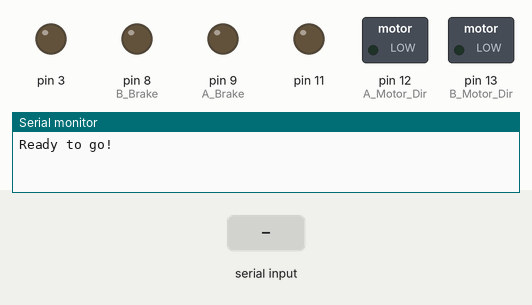
Simulated run of this sketch. Board: Arduino Uno, built with avr-gcc and run on an emulated ATmega328P. On the bench: switched loads named in the sketch (green lamp = pin HIGH), output pins drawn as LEDs (lit = HIGH), the last lines printed to the serial monitor. The inputs (shaded band) are chosen by the test bench.

Above: at 1.2 s.
1.3 s: "w" received over Serial
At 2.0 s:
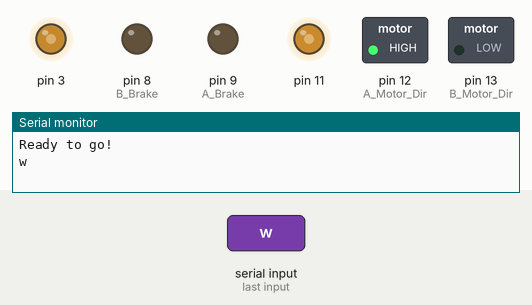
2.8 s: "a" received over Serial
At 3.2 s:
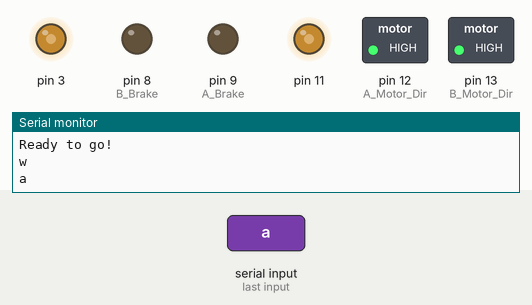
4.3 s: "d" received over Serial
At 5.5 s:
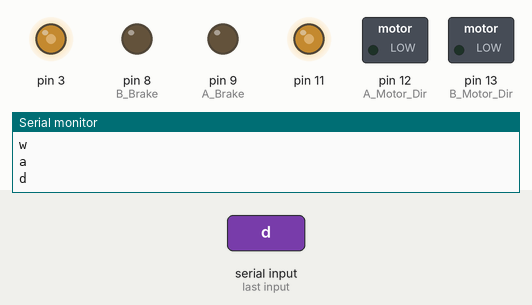
5.8 s: "s" received over Serial
At 6.7 s:
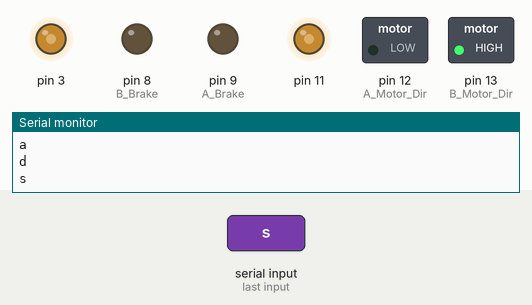
7.3 s: "k" received over Serial
At 7.8 s:
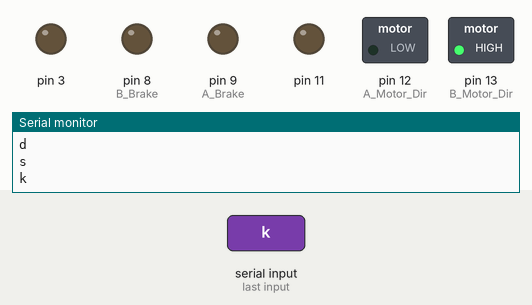
Timing chart, 0 to 9.8 s (numbered marks = the images above; inputs shaded):
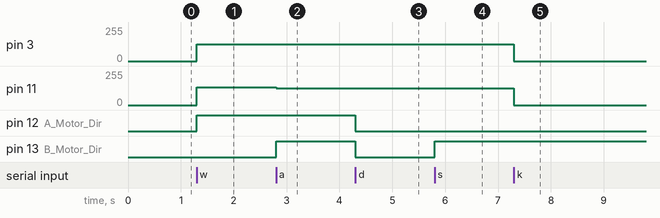

Measured:
- after the input at 1.3 s, pin 3: 0/255 → 125/255 at once; pin 11: 0/255 → 135/255 at once; pin 12 (A_Motor_Dir): LOW → HIGH at once
- after the input at 2.8 s, pin 11: 135/255 → 125/255 at once; pin 13 (B_Motor_Dir): LOW → HIGH at once
- after the input at 4.3 s, pin 12 (A_Motor_Dir), pin 13 (B_Motor_Dir): HIGH → LOW at once
- after the input at 5.8 s, pin 13 (B_Motor_Dir): LOW → HIGH at once
- after the input at 7.3 s, pin 3, pin 11: 125/255 → 0/255 at once

The sketch:

final.ino
```cpp
void setup() {
  // put your setup code here, to run once:

  pinMode(12,OUTPUT); //A Motor Dir
  pinMode(9,OUTPUT); //A Brake
  analogWrite(3,0); //A speed

  pinMode(13,OUTPUT); //B Motor Dir
  pinMode(8,OUTPUT); //B Brake
  analogWrite(11,0); //B speed


  Serial.begin(9600); //baud rate
  Serial.println("Ready to go!");
  }

void loop() {
  // put your main code here, to run repeatedly:

  if(Serial.available()){

     char key = Serial.read();
     Serial.println(key);
     if(key=='w'){
       moveA(125,false);
       moveB(135,true);//they are different because the motors are flipped so if they were the same it would turn
      }
     else if(key =='a'){
      moveA(125,false);
      moveB(125,false);
      }
     else if(key =='d'){
      moveB(125,true);
      moveA(125,true);
      }
     else if(key == 's'){
      moveA(125,true);
      moveB(125,false);
      }
     else if(key == 'k'){
      moveA(0,true);
      moveB(0,false);
    }
  }
}

void moveA(int speed, boolean dir) {
  if(dir ==true){
    digitalWrite(12,LOW);
  }else{
    digitalWrite(12,HIGH);
  }

  digitalWrite(9,LOW);
  analogWrite(3,speed);
}

void moveB(int speed, boolean dir) {
  if(dir ==true){
    digitalWrite(13,LOW);
  }else{
    digitalWrite(13,HIGH);
  }

  digitalWrite(8,LOW);
  analogWrite(11,speed);
}
```
